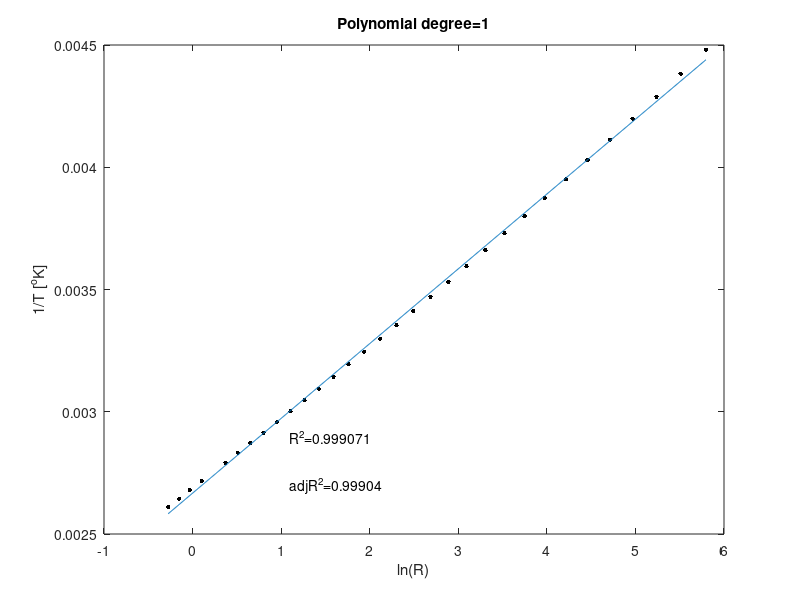
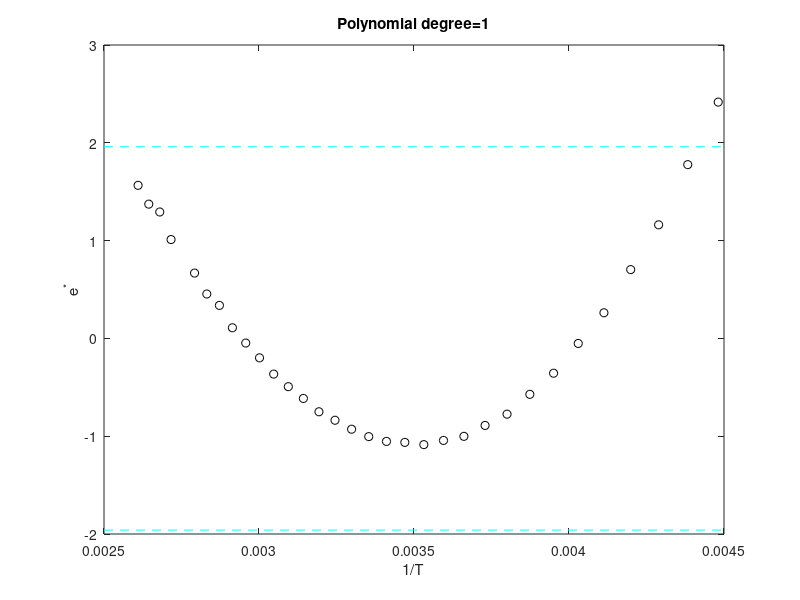
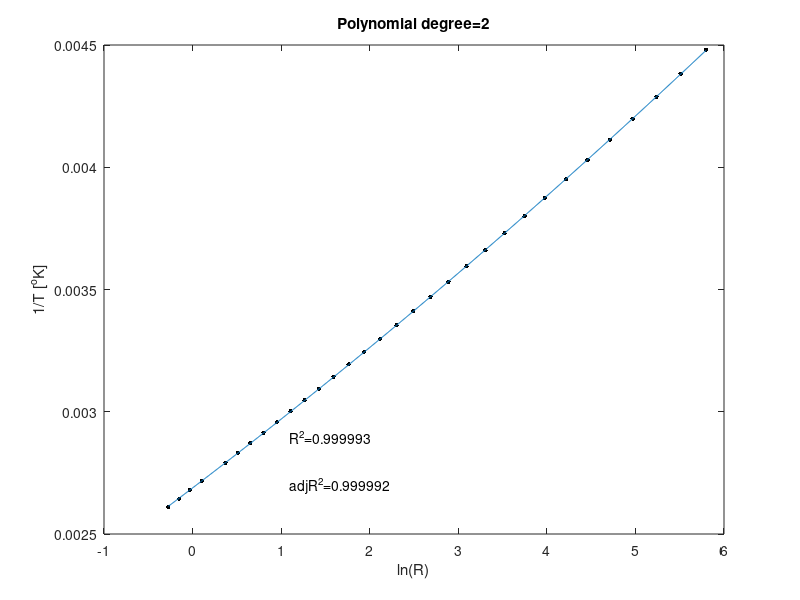
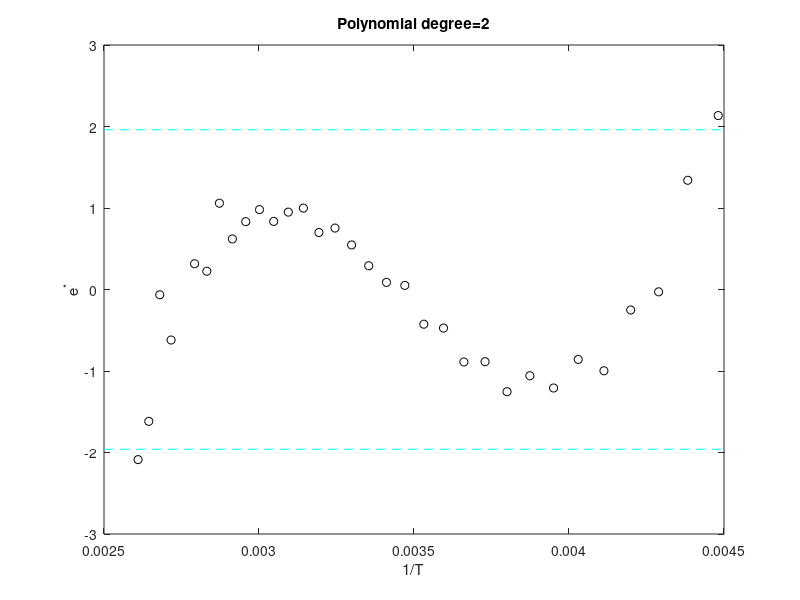

These charts were generated, in order, by the following MATLAB code:
% Exercise 5.7 
xM = [
1 0.76 110
2 0.86 105
3 0.97 100
4 1.11 95
5 1.45 85
6 1.67 80
7 1.92 75
8 2.23 70
9 2.59 65
10 3.02 60
11 3.54 55
12 4.16 50
13 4.91 45
14 5.83 40
15 6.94 35
16 8.31 30
17 10.00 25
18 12.09 20
19 14.68 15
20 17.96 10
21 22.05 5
22 27.28 0
23 33.89 -5
24 42.45 -10
25 53.39 -15
26 67.74 -20
27 86.39 -25
28 111.30 -30
29 144.00 -35
30 188.40 -40
31 247.50 -45
32 329.20 -50 
];
kmax = 3; % the degree of the polynomial regression
alpha = 0.05;
nresol = 1000;

xV = log(xM(:,2));
yV = 1./(273.15 + xM(:,3));
n = length(xV);

xysM = sortrows([xV yV]);
xV = xysM(:,1);
yV = xysM(:,2);

xmin = min(xV);
xmax = max(xV);
xgridV = (linspace(xmin,xmax,nresol))';
zcrit = norminv(1-alpha/2);
for k=1:kmax
    switch k
        case 1
            xM = [ones(n,1) xV];
            xgridM = [ones(nresol,1) xgridV];
        case 2
            xM = [ones(n,1) xV xV.^2];
            xgridM = [ones(nresol,1) xgridV xgridV.^2];
        case 3
            xM = [ones(n,1) xV xV.^2 xV.^3];
            xgridM = [ones(nresol,1) xgridV xgridV.^2 xgridV.^3];
        case 4
            xM = [ones(n,1) xV xV.^2 xV.^3 xV.^4];
            xgridM = [ones(nresol,1) xgridV xgridV.^2 xgridV.^3 xgridV.^4];
    end
    [bV, bint,r,rint,stats] = regress(yV,xM);
    yhatV = xM * bV;
    ygridV = xgridM * bV;
    se2 = (1/(n-(k+1)))*(sum((yV-yhatV).^2));
    se = sqrt(se2);
    my = mean(yV);
    eV = yV-yhatV;
    estarV = eV ./ se;
    R2 = 1-(sum(eV.^2))/(sum((yV-my).^2));
    adjR2 =1-((n-1)/(n-(k+1)))*(sum(eV.^2))/(sum((yV-my).^2));
    
    figure(2*(k-1)+1)
    clf
    % paperfigure
    plot(xV,yV,'k.','Markersize',10)
    hold on
    plot(xgridV,ygridV)
    ax = axis;
    xlabel('ln(R)')
    ylabel('1/T [^oK]')
    text(ax(1)+0.3*(ax(2)-ax(1)),ax(3)+0.2*(ax(4)-ax(3)),['R^2=',...
        num2str(R2,6)])
    text(ax(1)+0.3*(ax(2)-ax(1)),ax(3)+0.1*(ax(4)-ax(3)),['adjR^2=',...
        num2str(adjR2,6)])
    title(sprintf('Polynomial degree=%d',k))
    pause;
    
    figure(2*k)
    clf
    % paperfigure
    plot(yV,estarV,'ko')
    hold on
    ax = axis;
    plot([ax(1) ax(2)],zcrit*[1 1], 'c--')
    plot([ax(1) ax(2)],-zcrit*[1 1], 'c--')
    xlabel('1/T')
    ylabel('e^*')
    title(sprintf('Polynomial degree=%d',k))
    pause;
    
    fprintf('=== Polynomial degree=%d \n \t coefficients: \n',k);
    for i=1:k+1
        fprintf('b_%d = %1.10f \n',i-1,bV(i));
    end
    pause;
end

% Steinhart-Hart's model
xM = [ones(n,1) xV xV.^3];
xgridM = [ones(nresol,1) xgridV xgridV.^3];

[bV, bint,r,rint,stats] = regress(yV,xM);
yhatV = xM * bV;
ygridV = xgridM * bV;
se2 = (1/(n-(k+1)))*(sum((yV-yhatV).^2));
se = sqrt(se2);
my = mean(yV);
eV = yV-yhatV;
estarV = eV ./ se;
R2 = 1-(sum(eV.^2))/(sum((yV-my).^2));
adjR2 =1-((n-1)/(n-(k+1)))*(sum(eV.^2))/(sum((yV-my).^2));

figure(2*k+1)
clf
% paperfigure
plot(xV,yV,'k.','Markersize',10)
hold on
plot(xgridV,ygridV)
ax = axis;
xlabel('ln(R)')
ylabel('1/T [^oK]')
text(ax(1)+0.3*(ax(2)-ax(1)),ax(3)+0.2*(ax(4)-ax(3)),['R^2=',...
    num2str(R2,6)])
text(ax(1)+0.3*(ax(2)-ax(1)),ax(3)+0.1*(ax(4)-ax(3)),['adjR^2=',...
    num2str(adjR2,6)])
title('Steinhart-Hart model')
pause;

figure(2*(k+1))
clf
% paperfigure
plot(yV,estarV,'ko')
hold on
ax = axis;
plot([ax(1) ax(2)],zcrit*[1 1], 'c--')
plot([ax(1) ax(2)],-zcrit*[1 1], 'c--')
xlabel('1/T')
ylabel('e^*')
title('Steinhart-Hart model')
pause;

fprintf('=== Steinhart-Hart model \n \t coefficients: \n');
fprintf('b_0 = %1.10f \n',bV(1));
fprintf('b_1 = %1.10f \n',bV(2));
fprintf('b_3 = %1.10f \n',bV(3));
